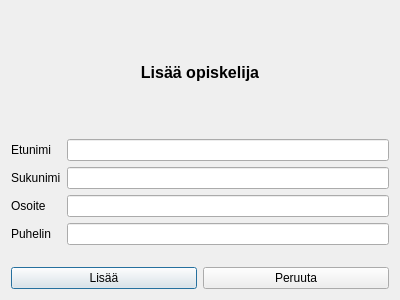
<?xml version="1.0" encoding="UTF-8"?>
<ui version="4.0">
 <class>AddOpiskelijaDialog</class>
 <widget class="QDialog" name="AddOpiskelijaDialog">
  <property name="geometry">
   <rect>
    <x>0</x>
    <y>0</y>
    <width>400</width>
    <height>300</height>
   </rect>
  </property>
  <property name="windowTitle">
   <string>Dialog</string>
  </property>
  <layout class="QVBoxLayout" name="verticalLayout">
   <item>
    <widget class="QLabel" name="titleLabel">
     <property name="font">
      <font>
       <pointsize>12</pointsize>
       <bold>true</bold>
      </font>
     </property>
     <property name="text">
      <string>Lisää opiskelija</string>
     </property>
     <property name="alignment">
      <set>Qt::AlignmentFlag::AlignCenter</set>
     </property>
    </widget>
   </item>
   <item>
    <layout class="QFormLayout" name="formLayout">
     <item row="0" column="0">
      <widget class="QLabel" name="etunimiLabel">
       <property name="text">
        <string>Etunimi</string>
       </property>
      </widget>
     </item>
     <item row="0" column="1">
      <widget class="QLineEdit" name="etunimiLineEdit"/>
     </item>
     <item row="1" column="0">
      <widget class="QLabel" name="sukunimiLabel">
       <property name="text">
        <string>Sukunimi</string>
       </property>
      </widget>
     </item>
     <item row="1" column="1">
      <widget class="QLineEdit" name="sukunimiLineEdit"/>
     </item>
     <item row="2" column="0">
      <widget class="QLabel" name="osoiteLabel">
       <property name="text">
        <string>Osoite</string>
       </property>
      </widget>
     </item>
     <item row="2" column="1">
      <widget class="QLineEdit" name="osoiteLineEdit"/>
     </item>
     <item row="3" column="0">
      <widget class="QLabel" name="puhelinLabel">
       <property name="text">
        <string>Puhelin</string>
       </property>
      </widget>
     </item>
     <item row="3" column="1">
      <widget class="QLineEdit" name="puhelinLineEdit"/>
     </item>
    </layout>
   </item>
   <item>
    <layout class="QHBoxLayout" name="horizontalLayout">
     <item>
      <widget class="QPushButton" name="addButton">
       <property name="text">
        <string>Lisää</string>
       </property>
      </widget>
     </item>
     <item>
      <widget class="QPushButton" name="cancelButton">
       <property name="text">
        <string>Peruuta</string>
       </property>
      </widget>
     </item>
    </layout>
   </item>
  </layout>
 </widget>
 <resources/>
 <connections>
  <connection>
   <sender>cancelButton</sender>
   <signal>clicked()</signal>
   <receiver>AddOpiskelijaDialog</receiver>
   <slot>reject()</slot>
   <hints>
    <hint type="sourcelabel">
     <x>316</x>
     <y>266</y>
    </hint>
    <hint type="destinationlabel">
     <x>319</x>
     <y>4</y>
    </hint>
   </hints>
  </connection>
  <connection>
   <sender>addButton</sender>
   <signal>clicked()</signal>
   <receiver>AddOpiskelijaDialog</receiver>
   <slot>onAddClicked()</slot>
   <hints>
    <hint type="sourcelabel">
     <x>126</x>
     <y>266</y>
    </hint>
    <hint type="destinationlabel">
     <x>115</x>
     <y>4</y>
    </hint>
   </hints>
  </connection>
 </connections>
 <slots>
  <slot>onAddClicked()</slot>
 </slots>
</ui>
